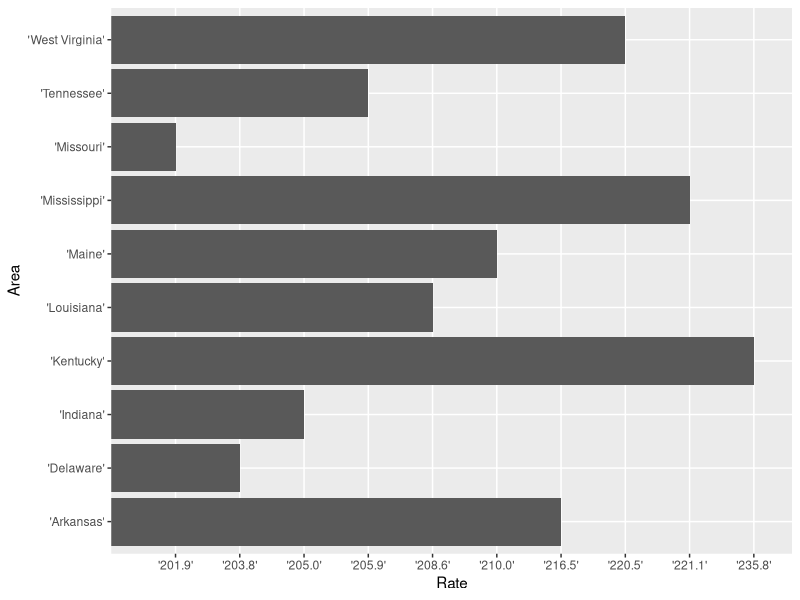
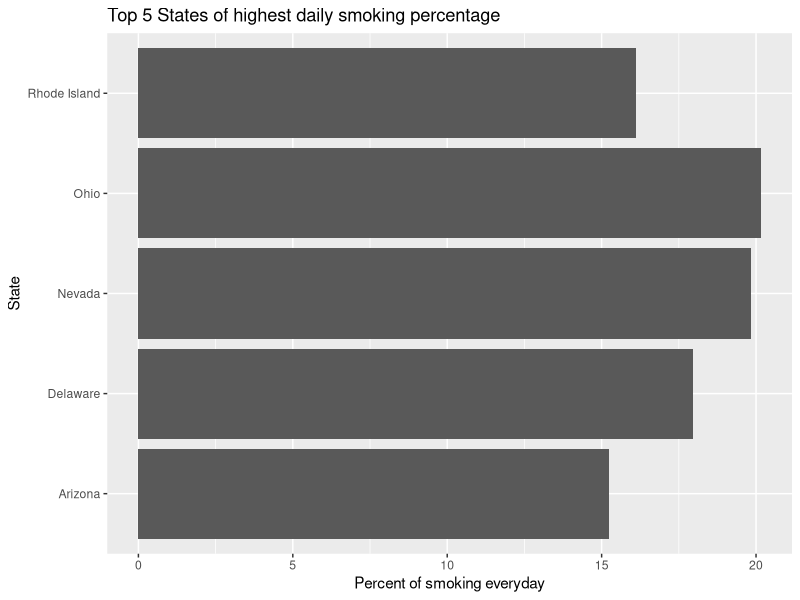
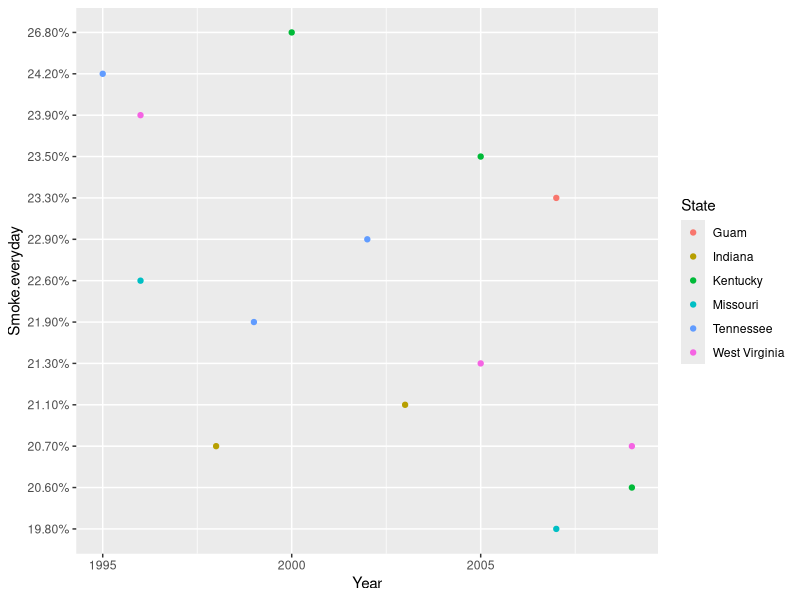

R code for these plots, in order:
library("dplyr")
library("ggplot2")
library("tidyr")

demo <- read.csv("./demographic data.csv", stringsAsFactors = F)
top_demo <- demo%>%
  top_n(10,wt=Rate)%>%
  arrange(Rate)

ggplot(top_demo)+
  geom_col(aes(x=Area, y= Rate))+coord_flip()
  
usage <- read.csv("./tobacco.csv",stringsAsFactors = F)
tobacco <- usage %>%
  group_by(State)%>%
  summarise(
    mean = mean(as.numeric(sub("%","", Smoke.everyday))),
    sd= sd(as.numeric(sub("%","",Smoke.everyday)))
  )%>%
  arrange(-mean)%>%
  top_n(5)
ggplot(tobacco)+
  geom_col(aes(x=State, y = mean))+
  labs(title = "Top 5 States of highest daily smoking percentage", x="State",y="Percent of smoking everyday")+
  coord_flip()

trend <- usage %>%
  group_by(State)%>%
  filter(State==c("Kentucky","Guam","West Virginia","Tennessee","Indiana","Missouri"))%>%
  select(c(Year,State,Smoke.everyday,Smoke.some.days))

ggplot(trend)+
  geom_point(aes(x=Year, y=Smoke.everyday,color=State))

wv<- usage%>%
  filter(State == "West Virginia")%>%
  summarise(
    mean=mean(as.numeric(sub("%","",Smoke.everyday))))
  



